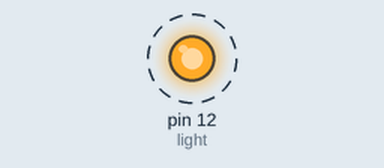
This sketch was run on a simulated Arduino Uno, built with avr-gcc and run on an emulated ATmega328P. Parts: output pins drawn as LEDs (lit = HIGH). Dashed ring = blinking.

Above: at 0.2 s.
Timing chart, 0 to 5.8 s (numbered marks = the images above):
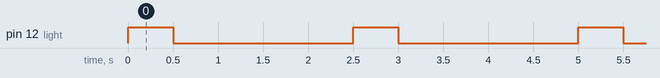

Measured:
- by itself, pin 12 (light): alternates HIGH for 0.50 s and LOW for 2.0 s

The sketch:

Day2.ino
```cpp
int light = 12;

void setup() {
  pinMode(light, OUTPUT);
  digitalWrite(light, LOW);
}

void loop() {
  digitalWrite(light, HIGH);
  delay(500);
  digitalWrite(light, LOW);
  delay(2000);
}
```
